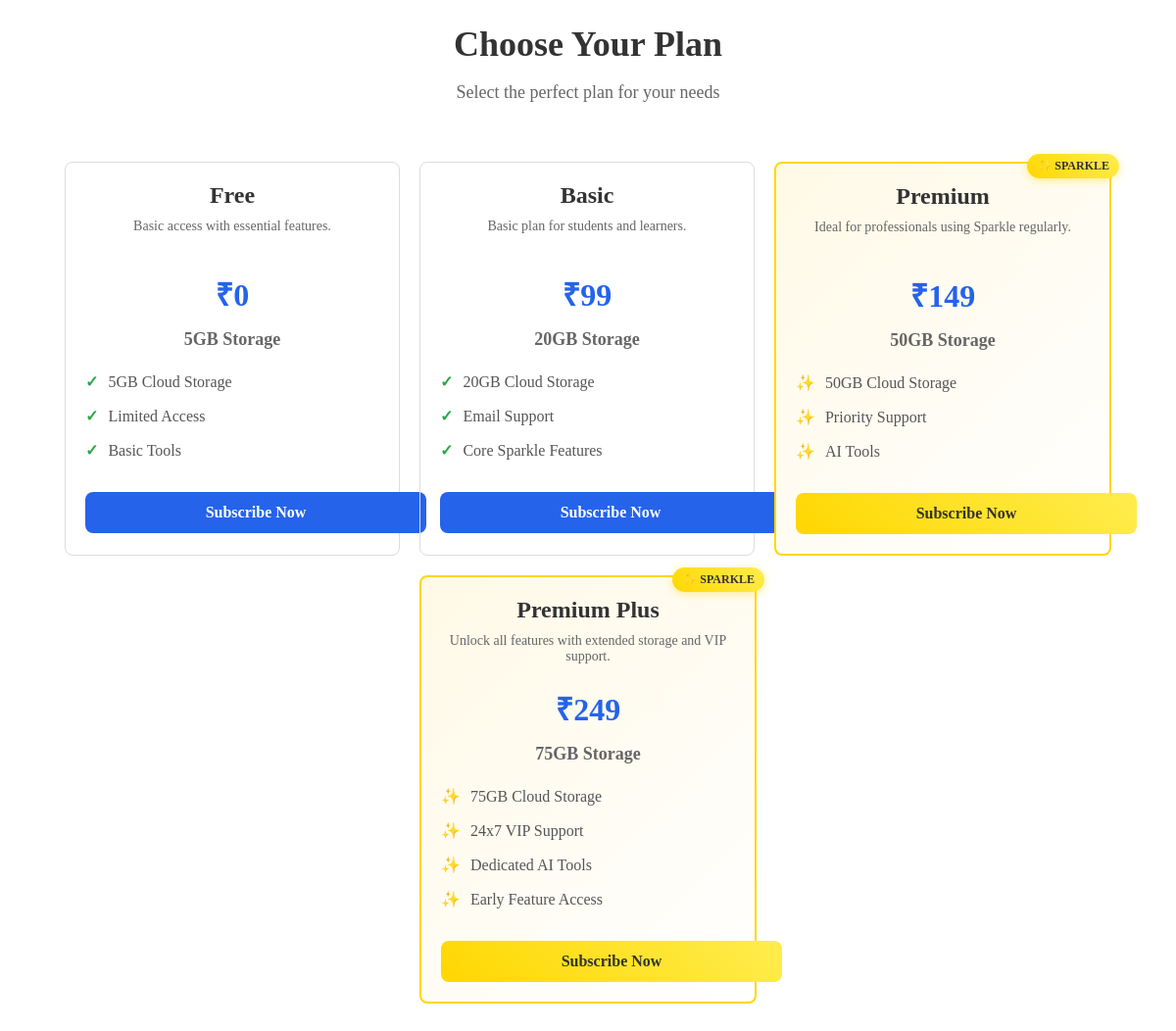
Screenshot of /payment/plans/ with the database file from the repository.
### payments/models.py (models this page shows, shortened)
class SubscriptionPlan(models.Model):
    name = models.CharField(max_length=100, help_text="Display name for the plan")
    plan_code = models.CharField(
        max_length=50,
        unique=True,
        help_text="Unique identifier for the plan (e.g., 'basic', 'premium')"
    )
    description = models.TextField(blank=True, help_text="Plan description")
    price = models.DecimalField(
        max_digits=10,
        decimal_places=2,
        validators=[MinValueValidator(0)],
        help_text="Price in INR"
    )
    storage_gb = models.IntegerField(
        validators=[MinValueValidator(1)],
        help_text="Storage limit in GB"
    )
    is_sparkle = models.BooleanField(
        default=False,
        help_text="Enable sparkle/premium features (false for basic plans)"
    )
    features = models.JSONField(
        default=list,
        help_text="List of features for this plan (JSON array)"
    )
    is_active = models.BooleanField(
        default=True,
        help_text="Whether this plan is available for purchase"
    )
    sort_order = models.IntegerField(
        default=0,
        help_text="Display order (lower numbers appear first)"
    )
    duration_days = models.IntegerField(
        default=30,
        validators=[MinValueValidator(1)],
        help_text="Plan validity in days"
    )
    created_at = models.DateTimeField(auto_now_add=True)
    updated_at = models.DateTimeField(auto_now=True)
    class Meta:
        ordering = ['sort_order', 'price']
        verbose_name = 'Subscription Plan'
        verbose_name_plural = 'Subscription Plans'

### payments/views.py (the view)
# urls.py: path('plans/', views.get_subscription_plans, name='subscription_plans'),
def get_subscription_plans(request):
    plans = SubscriptionPlan.objects.filter(is_active=True).order_by('sort_order', 'price')
    return render(request, 'plans/subscription_plans.html', {'plans': plans})

### payments/templates/plans/subscription_plans.html (shortened to what this page needs)
<!DOCTYPE html>
<html>
<head>
</head>
<body>
    <h1 class="page-title">Choose Your Plan</h1>
    <p class="page-subtitle">Select the perfect plan for your needs</p>
    <div class="plan-container">
        {% for plan in plans %}
        <div class="plan-card {% if plan.is_sparkle %}sparkle{% endif %}">
            {% if plan.is_sparkle %}
                <div class="sparkle-badge">✨ SPARKLE</div>
            {% endif %}
            <div class="plan-title">{{ plan.name }}</div>
            <div class="plan-description">{{ plan.description|default:"" }}</div>
            <div class="plan-price">₹{{ plan.price|floatformat:0 }}</div>
            <div class="storage-limit">{{ plan.storage_gb }}GB Storage</div>
            <ul class="features-list">
                {% for feature in plan.features %}
                    <li>{{ feature }}</li>
                {% empty %}
                    <li>{{ plan.storage_gb }}GB Storage</li>
                    <li>Basic Support</li>
                    <li>Standard Processing</li>
                {% endfor %}
            </ul>
            <a href="{% url 'create_subscription' plan.plan_code %}" class="subscribe-button">
                Subscribe Now
            </a>
        </div>
        {% endfor %}
    </div>
</body>
</html>

### payments/templates/plans/subscription_plans.html (style rules this page uses)
.plan-container { display: flex; justify-content: center; gap: 20px; padding: 20px; flex-wrap: wrap; }
.plan-card { width: 300px; border: 1px solid #ddd; padding: 20px; border-radius: 8px; text-align: center; position: relative; transition: transform 0.3s ease, box-shadow 0.3s ease; }
.plan-card.sparkle { border: 2px solid #ffd700; background: linear-gradient(135deg, #fff9e6 0%, #ffffff 100%); }
.sparkle-badge { position: absolute; top: -10px; right: -10px; background: linear-gradient(45deg, #ffd700, #ffed4e); color: #333; padding: 5px 10px; border-radius: 15px; font-size: 12px; font-weight: bold; box-shadow: 0 2px 10px rgba(255, 215, 0, 0.4); }
.plan-title { font-size: 24px; color: #333; margin-bottom: 10px; font-weight: bold; }
.plan-description { font-size: 14px; color: #666; margin-bottom: 15px; min-height: 40px; }
.plan-price { font-size: 32px; color: #2563eb; margin: 15px 0; font-weight: bold; }
.storage-limit { font-size: 18px; color: #666; margin-bottom: 15px; font-weight: 600; }
.subscribe-button { background-color: #2563eb; color: white; padding: 12px 24px; border: none; border-radius: 8px; cursor: pointer; text-decoration: none; display: inline-block; font-size: 16px; font-weight: 600; transition: background-color 0.3s ease; width: 100%; margin-top: 10px; }
.sparkle .subscribe-button { background: linear-gradient(45deg, #ffd700, #ffed4e); color: #333; }
.features-list { list-style: none; padding: 0; margin: 15px 0; text-align: left; }
.features-list li { padding: 8px 0; color: #555; display: flex; align-items: center; }
.features-list li:before { content: "✓"; color: #28a745; font-weight: bold; margin-right: 10px; }
.sparkle .features-list li:before { content: "✨"; }
.page-title { text-align: center; font-size: 36px; color: #333; margin-bottom: 10px; }
.page-subtitle { text-align: center; font-size: 18px; color: #666; margin-bottom: 40px; }

### rows the page displays
SubscriptionPlan: name "Free", description "Basic access with essential features.", price "0", storage_gb "5", features "5GB Cloud Storage" "Limited Access" "Basic Tools"
SubscriptionPlan: name "Basic", description "Basic plan for students and learners.", price "99", storage_gb "20", features "20GB Cloud Storage" "Email Support" "Core Sparkle Features"
SubscriptionPlan: is_sparkle "✨ SPARKLE", name "Premium", description "Ideal for professionals using Sparkle regularly.", price "149", storage_gb "50", features "50GB Cloud Storage" "Priority Support" "AI Tools"
SubscriptionPlan: is_sparkle "✨ SPARKLE", name "Premium Plus", description "Unlock all features with extended storage and VIP support.", price "249", storage_gb "75", features "75GB Cloud Storage" "24x7 VIP Support" "Dedicated AI Tools" "Early Feature Access"
